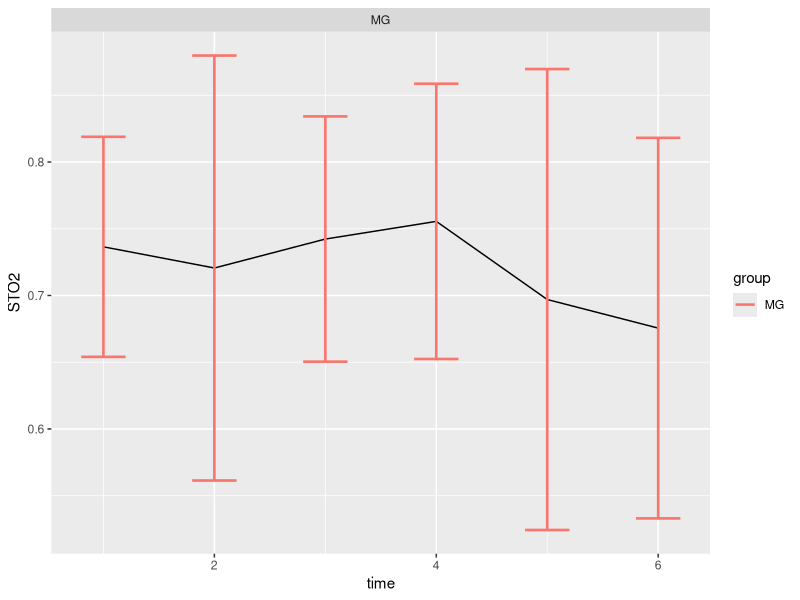
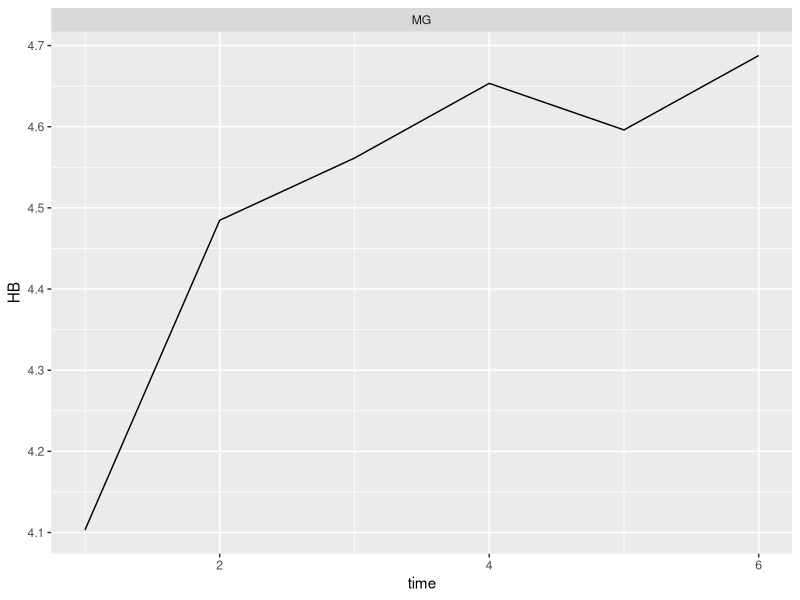
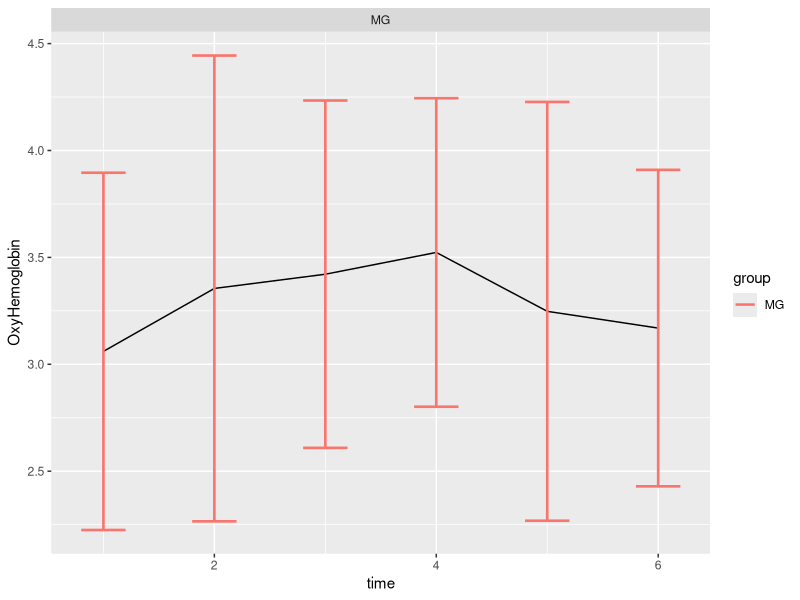
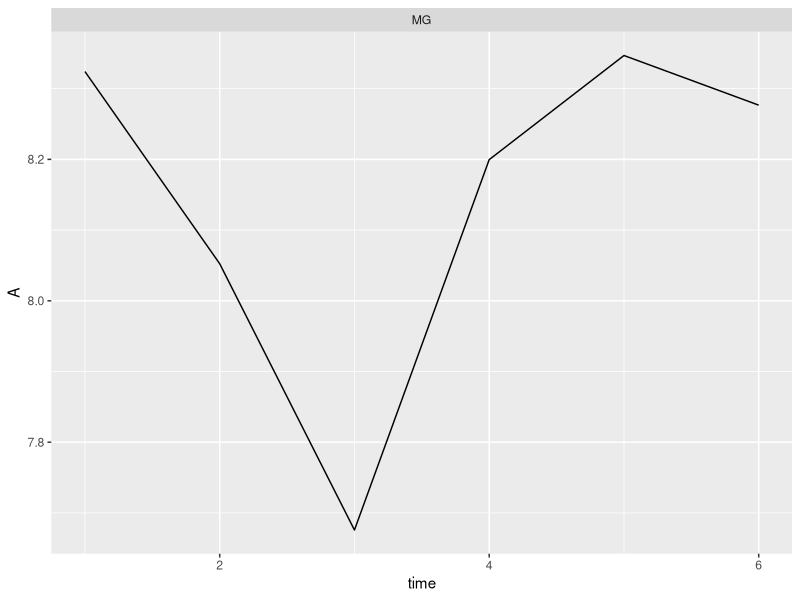
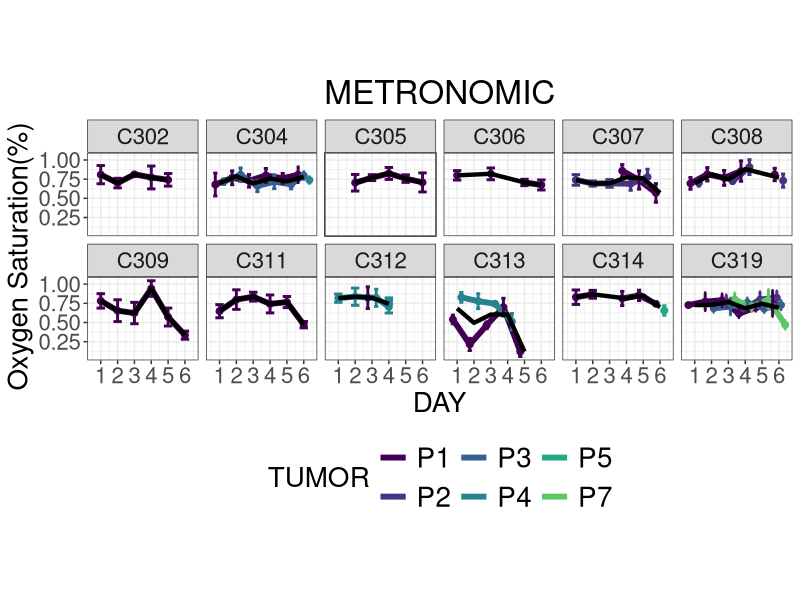
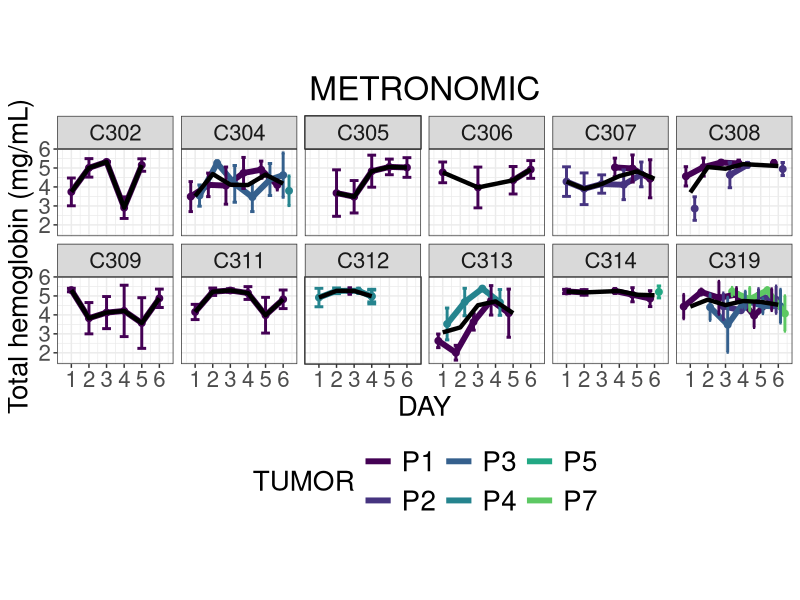
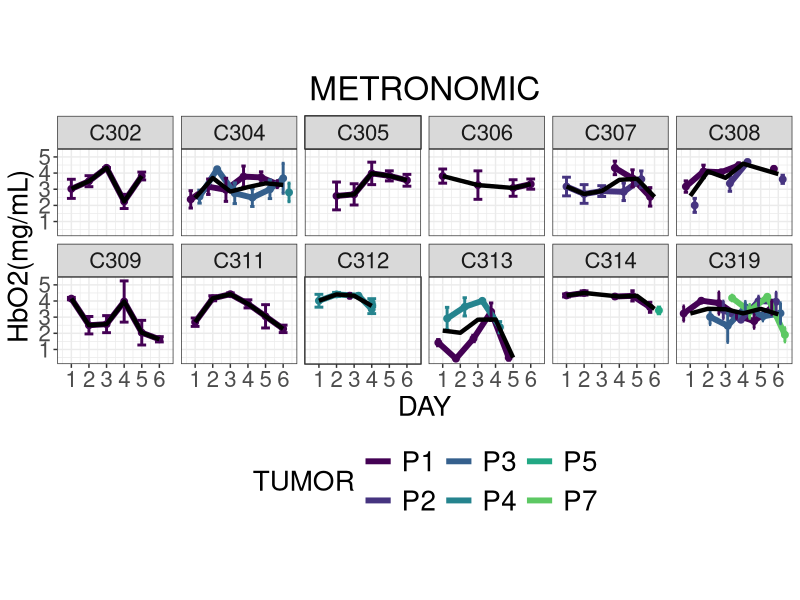
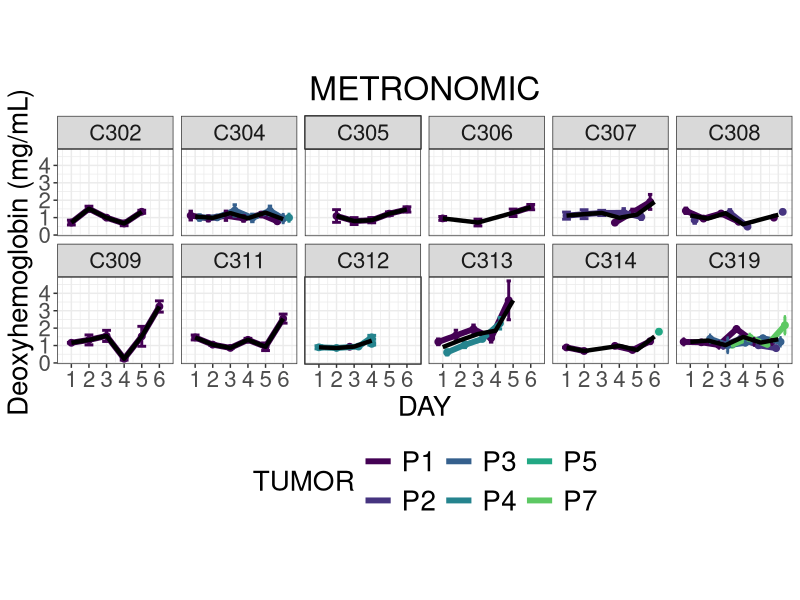

Source code (R) for these figures, in order:
#code to plot the StO2 per group with errorbars
library(readr)
library(multcomp)
library(here)
#Data_for_R_analysis_Dec11 <- read_csv("//deckard.uark.edu/BMEG/Muldoon-Lab/RESEARCH/AM_ Ortothopic mice study_ colonoscopy DRS data for analysis/Data for first extraction Folder made on May 17th 2019/Complete dataset with new boundaries Dec 9.csv")
data1 <- read.csv(here("Extraction_2020_Cohort.csv"))
attach(data1)
library("ggplot2")
library(scales)
library(nlme)
library(ggplot2)
pd<-position_dodge(0.2)

data1$STO2min<-(data1$STO2-data1$STO2_SD)
data1$STO2max<-(data1$STO2+data1$STO2_SD)
data1$HBmin<-(data1$HB-data1$HB_SD)
data1$HBmax<-(data1$HB+data1$HB_SD)
data1$Amin<-(data1$A-data1$A_SD)
data1$Amax<-(data1$A+data1$A_SD)
data1$Bmin<-(data1$B-data1$B_SD)
data1$Bmax<-(data1$B+data1$B_SD)

data1$HBO2<-(data1$HB*data1$STO2)
data1$HBO2_SD<-data1$HB_SD*data1$STO2
data1$HBO2max<-data1$HBO2+data1$HBO2_SD
data1$HBO2min<-data1$HBO2-data1$HBO2_SD

data1$HBO<-data1$HB*(1-data1$STO2)
data1$HBO_SD<-data1$HB_SD*(1-data1$STO2)
data1$HBOmax<-data1$HBO+data1$HBO_SD
data1$HBOmin<-data1$HBO-data1$HBO_SD

#Calculating means 
means1<-aggregate(data1$STO2, by=list(time=data1$DAY,group=data1$GROUP),na.rm=TRUE,FUN=mean) #from StO2
sdevs1<-aggregate(data1$STO2, by=list(time=data1$DAY,group=data1$GROUP),na.rm=TRUE,FUN=sd) #from StO2
means1$STO2<-means1$x
means1$SDSTO2<-sdevs1$x
means2<-aggregate(data1$HB, by=list(time=data1$DAY,group=data1$GROUP),na.rm=TRUE,FUN=mean) #from Hb
sdevs2<-aggregate(data1$HB, by=list(time=data1$DAY,group=data1$GROUP),na.rm=TRUE,FUN=sd) #from Hb
means2$HB<-means2$x
means2$HBSD<-sdevs2$x
means3<-aggregate(data1$A, by=list(time=data1$DAY,group=data1$GROUP),na.rm=TRUE,FUN=mean) #from Hb
sdevs3<-aggregate(data1$A, by=list(time=data1$DAY,group=data1$GROUP),na.rm=TRUE,FUN=sd) #from Hb
means3$A<-means3$x
means3$ASD<-sdevs3$x

OxyHbmeans<-aggregate(data1$HBO2, by=list(time=data1$DAY,group=data1$GROUP),na.rm=TRUE,FUN=mean) #from HbO2
OxyHbstd<-aggregate(data1$HBO2, by=list(time=data1$DAY,group=data1$GROUP),na.rm=TRUE,FUN=sd) #from HbO2
OxyHbmeans$OxyHemoglobin<-OxyHbmeans$x
OxyHbmeans$OxyHbSD<-OxyHbstd$x

DeoxyHbmeans<-aggregate(data1$HBO, by=list(time=data1$DAY,group=data1$GROUP),na.rm=TRUE,FUN=mean) #from Hb
DeoxyHbstd<-aggregate(data1$HBO, by=list(time=data1$DAY,group=data1$GROUP),na.rm=TRUE,FUN=sd) #from Hb
DeoxyHbmeans$DeoxyHemoglobin<-DeoxyHbmeans$x
DeoxyHbmeans$DeoxyHbSD<-DeoxyHbstd$x


###plotting mean values####
ggplot(means1,aes(x=time,y=STO2))+geom_line()+geom_errorbar(aes(ymin=STO2-SDSTO2,ymax=STO2+SDSTO2,color=group),width=0.4, size=0.9,position=pd)+facet_wrap(~group) #plot mean StO2 values
ggplot(means2,aes(x=time,y=HB))+geom_line()+facet_wrap(~group) #plot mean Hb values
ggplot(OxyHbmeans,aes(x=time,y=OxyHemoglobin))+geom_line()+geom_errorbar(aes(ymin=OxyHemoglobin-OxyHbSD,ymax=OxyHemoglobin+OxyHbSD,color=group),width=0.4, size=0.9,position=pd)+facet_wrap(~group) #plot mean scattering coeff values
ggplot(means3,aes(x=time,y=A))+geom_line()+facet_wrap(~group) #plot mean scattering coeff values
#StO2 plot per week per group with means ****best one****
# pd=position_dodge(1.0)
# ggplot(data1,aes(x=DAY, y=STO2, linetype=TUMOR))+theme_bw()+
#   theme(text=element_text(size=20))+
#   geom_point(aes(color=factor(TUMOR)), position=pd, size=2)+
#   geom_line(aes(color=factor(TUMOR)), position=pd,size=1)+
#   scale_x_continuous(breaks=seq(1,6,1))+
#   geom_errorbar(aes(ymin=STO2min, ymax=STO2max,color=factor(TUMOR),linetype=NULL), width=2,position=pd,size=0.6,show.legend = FALSE)+
#   geom_text(data = data1, aes(x = 4.35, y = STO2, label = TUMOR),
#             size = 4, hjust = 1, fontface = "bold")+
#   stat_summary(aes(group=GROUP), fun.y=mean, geom="line",linetype=1, size=1.5,show.legend=FALSE)+
#   labs(title='',y="Oxygen Saturation(%)")+
#   facet_wrap(~ID,ncol=5)




#StO2 plot per week per subject per group MG **best**
library(ggrepel)
library(grid)
library(tidyverse)


#geom_label_repel(data=subset(data1,GROUP=='MG'),aes(label = TUMOR , fill=factor(TUMOR)),
#box.padding   = 0.35, 
#point.padding = 0.5,
#color ='black',
#show.legend = FALSE)+

#StO2 plots 
#################################################################

#MG group
pd=position_dodge(1.0)
ggplot(data=subset(data1,GROUP=='MG'),aes(x=DAY, y=STO2, linetype=TUMOR))+theme_bw()+
  geom_point(aes(color=TUMOR), position=pd, size=2, show.legend = FALSE)+
  geom_line(aes(color=factor(TUMOR)), position=pd,size=2, linetype="solid")+
  scale_x_continuous(breaks=seq(1,6,1))+
  geom_errorbar(aes(ymin=STO2min, ymax=STO2max,
                    color=factor(TUMOR),
                    linetype=NULL), width=0.5,position=pd,size=1,show.legend = FALSE)+
  scale_color_viridis_d(end = 0.75)+
  guides(color = guide_legend(override.aes = list(size = 6)))+
  stat_summary(aes(group=GROUP), fun.y=mean, geom="line",linetype=1, size=1.5,show.legend=FALSE)+
  facet_wrap(~ID,nrow=2)+
  labs(title='METRONOMIC',y="Oxygen Saturation(%)")+
  theme(text=element_text(size=20),plot.title = element_text(hjust = 0.5),
        legend.text=element_text(size=20),legend.position = "bottom",aspect.ratio = 0.75)



#tHb plots
#################################################################
#MG group
pd=position_dodge(1.0)
ggplot(data=subset(data1,GROUP=='MG'),aes(x=DAY, y=HB, linetype=TUMOR))+theme_bw()+
  geom_point(aes(color=TUMOR), position=pd, size=2, show.legend = FALSE)+
  geom_line(aes(color=factor(TUMOR)), position=pd,size=2, linetype="solid")+
  scale_x_continuous(breaks=seq(1,6,1))+
  geom_errorbar(aes(ymin=HBmin, ymax=HBmax,
                    color=factor(TUMOR),
                    linetype=NULL), width=0.5,position=pd,size=1,show.legend = FALSE)+
  scale_color_viridis_d(end = 0.75)+
  guides(color = guide_legend(override.aes = list(size = 6)))+
  stat_summary(aes(group=GROUP), fun.y=mean, geom="line",linetype=1, size=1.5,show.legend=FALSE)+
  facet_wrap(~ID,nrow=2)+
  labs(title='METRONOMIC',y="Total hemoglobin (mg/mL)")+
  theme(text=element_text(size=20),plot.title = element_text(hjust = 0.5),
        legend.text=element_text(size=20),legend.position = "bottom",aspect.ratio = 0.75)


#HbO2 plots
################################
#MG group
library(ggrepel)
library(tidyverse)
pd=position_dodge(1.0)
ggplot(data=subset(data1,GROUP=='MG'),aes(x=DAY, y=HBO2, linetype=TUMOR))+theme_bw()+
  geom_point(aes(color=TUMOR), position=pd, size=2, show.legend = FALSE)+
  geom_line(aes(color=factor(TUMOR)), position=pd,size=2, linetype="solid")+
  scale_x_continuous(breaks=seq(1,6,1))+
  geom_errorbar(aes(ymin=HBO2min, ymax=HBO2max,
                    color=factor(TUMOR),
                    linetype=NULL), width=0.5,position=pd,size=1,show.legend = FALSE)+
  scale_color_viridis_d(end = 0.75)+
  guides(color = guide_legend(override.aes = list(size = 6)))+
  stat_summary(aes(group=GROUP), fun.y=mean, geom="line",linetype=1, size=1.5,show.legend=FALSE)+
  facet_wrap(~ID,nrow =2)+
  labs(title='METRONOMIC',y="HbO2(mg/mL)")+
  theme(text=element_text(size=20),plot.title = element_text(hjust = 0.5),
        legend.text=element_text(size=20),legend.position = "bottom",aspect.ratio = 0.75)


#HbO plots
##############################
#MG group
pd=position_dodge(1.0)
ggplot(data=subset(data1,GROUP=='MG'),aes(x=DAY, y=HBO, linetype=TUMOR))+theme_bw()+
  geom_point(aes(color=TUMOR), position=pd, size=2, show.legend = FALSE)+
  geom_line(aes(color=factor(TUMOR)), position=pd,size=2, linetype="solid")+
  scale_x_continuous(breaks=seq(1,6,1))+
  geom_errorbar(aes(ymin=HBOmin, ymax=HBOmax,
                    color=factor(TUMOR),
                    linetype=NULL), width=0.5,position=pd,size=1,show.legend = FALSE)+
  scale_color_viridis_d(end = 0.75)+
  guides(color = guide_legend(override.aes = list(size = 6)))+
  stat_summary(aes(group=GROUP), fun.y=mean, geom="line",linetype=1, size=1.5,show.legend=FALSE)+
  facet_wrap(~ID,nrow=2)+
  labs(title='METRONOMIC',y=" Deoxyhemoglobin (mg/mL)")+
  theme(text=element_text(size=20),plot.title = element_text(hjust = 0.5),
        legend.text=element_text(size=20),legend.position = "bottom",aspect.ratio = 0.75)



####Mean values
